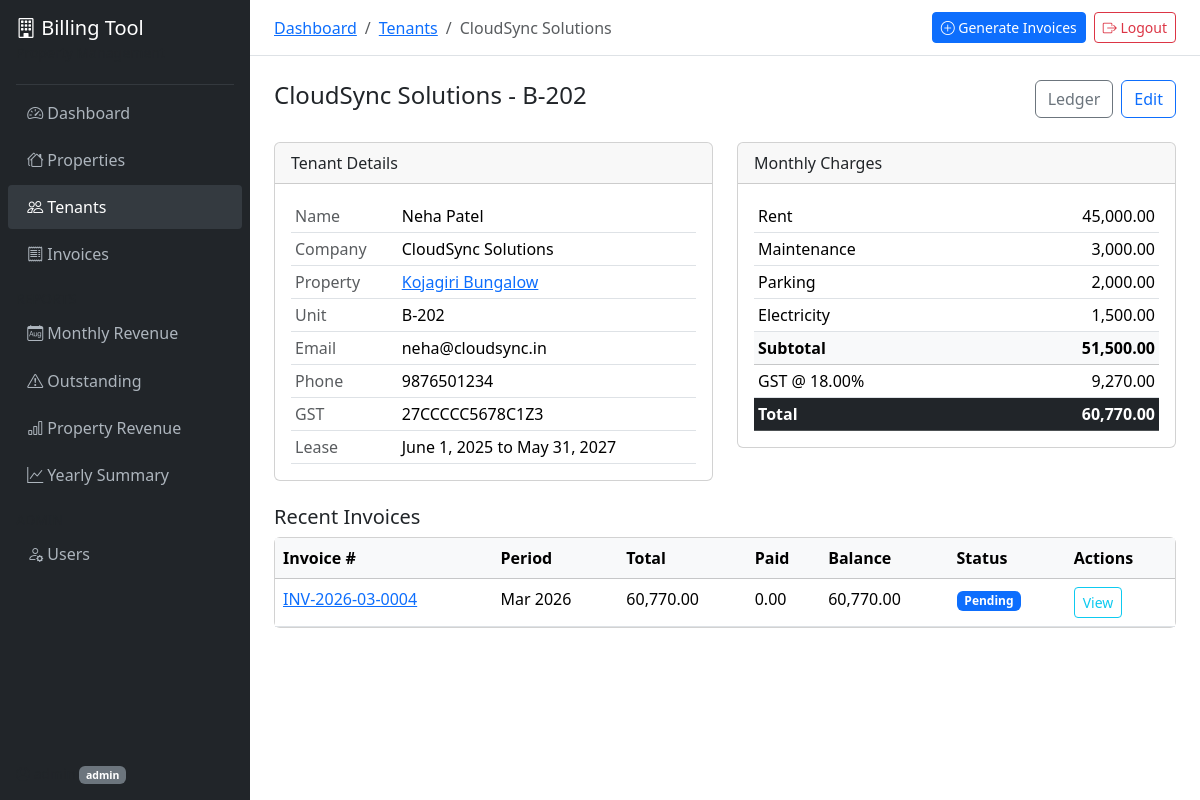
The app's page /properties/tenants/2/ (signed in) with its own data.
### accounts/models.py (models this page shows, shortened)
class User(AbstractUser):
    class Role(models.TextChoices):
        ADMIN = 'admin', 'Admin'
        ACCOUNTANT = 'accountant', 'Accountant'
        VIEWER = 'viewer', 'Viewer'
    role = models.CharField(max_length=20, choices=Role.choices, default=Role.VIEWER)
    phone = models.CharField(max_length=15, blank=True)
    def is_accountant(self):
        return self.role in (self.Role.ADMIN, self.Role.ACCOUNTANT)

### properties/models.py (models this page shows, shortened)
class Tenant(models.Model):
    class BillingCycle(models.TextChoices):
        MONTHLY = 'monthly', 'Monthly'
        QUARTERLY = 'quarterly', 'Quarterly'
    building = models.ForeignKey(
        Property, on_delete=models.CASCADE, related_name='tenants'
    )
    name = models.CharField(max_length=200)
    company_name = models.CharField(max_length=200)
    unit_number = models.CharField(max_length=50)
    contact_email = models.EmailField()
    contact_phone = models.CharField(max_length=15)
    gst_number = models.CharField(max_length=20, blank=True)
    rent_amount = models.DecimalField(max_digits=12, decimal_places=2)
    maintenance_charges = models.DecimalField(max_digits=10, decimal_places=2, default=0)
    parking_charges = models.DecimalField(max_digits=10, decimal_places=2, default=0)
    electricity_charges = models.DecimalField(max_digits=10, decimal_places=2, default=0)
    other_charges = models.DecimalField(max_digits=10, decimal_places=2, default=0)
    other_charges_description = models.CharField(max_length=200, blank=True)
    gst_percentage = models.DecimalField(max_digits=5, decimal_places=2, default=18.00)
    billing_cycle = models.CharField(
        max_length=20, choices=BillingCycle.choices, default=BillingCycle.MONTHLY
    )
    payment_due_day = models.PositiveIntegerField(default=5)
    security_deposit = models.DecimalField(max_digits=12, decimal_places=2, default=0)
    lease_start_date = models.DateField()
    lease_end_date = models.DateField()
    is_active = models.BooleanField(default=True)
    notes = models.TextField(blank=True)
    created_at = models.DateTimeField(auto_now_add=True)
    updated_at = models.DateTimeField(auto_now=True)
    class Meta:
        ordering = ['building', 'unit_number']
        unique_together = ['building', 'unit_number']
        indexes = [
            models.Index(fields=['building', 'is_active']),
        ]
    @property
    def subtotal(self):
        return (
            self.rent_amount + self.maintenance_charges
            + self.parking_charges + self.electricity_charges
            + self.other_charges
        )
    @property
    def gst_amount(self):
        return self.subtotal * self.gst_percentage / 100
    @property
    def total_with_gst(self):
        return self.subtotal + self.gst_amount

class Property(models.Model):
    name = models.CharField(max_length=200)
    address = models.TextField()
    city = models.CharField(max_length=100)
    state = models.CharField(max_length=100)
    pincode = models.CharField(max_length=10)
    gst_number = models.CharField(max_length=20, blank=True)
    contact_person = models.CharField(max_length=100, blank=True)
    contact_email = models.EmailField(blank=True)
    contact_phone = models.CharField(max_length=15, blank=True)
    logo = models.ImageField(upload_to='property_logos/', blank=True, null=True)
    is_active = models.BooleanField(default=True)
    created_by = models.ForeignKey(
        settings.AUTH_USER_MODEL, on_delete=models.SET_NULL,
        null=True, related_name='properties_created'
    )
    created_at = models.DateTimeField(auto_now_add=True)
    updated_at = models.DateTimeField(auto_now=True)
    class Meta:
        verbose_name_plural = 'Properties'
        ordering = ['name']

### invoices/models.py (models this page shows, shortened)
class Invoice(models.Model):
    class Status(models.TextChoices):
        DRAFT = 'draft', 'Draft'
        PENDING = 'pending', 'Pending'
        PAID = 'paid', 'Paid'
        PARTIALLY_PAID = 'partially_paid', 'Partially Paid'
        OVERDUE = 'overdue', 'Overdue'
        CANCELLED = 'cancelled', 'Cancelled'
    invoice_number = models.CharField(max_length=50, unique=True, db_index=True)
    tenant = models.ForeignKey(Tenant, on_delete=models.CASCADE, related_name='invoices')
    property = models.ForeignKey(Property, on_delete=models.CASCADE, related_name='invoices')
    billing_period_start = models.DateField()
    billing_period_end = models.DateField()
    issue_date = models.DateField()
    due_date = models.DateField()
    rent_amount = models.DecimalField(max_digits=12, decimal_places=2)
    maintenance_charges = models.DecimalField(max_digits=10, decimal_places=2, default=0)
    parking_charges = models.DecimalField(max_digits=10, decimal_places=2, default=0)
    electricity_charges = models.DecimalField(max_digits=10, decimal_places=2, default=0)
    other_charges = models.DecimalField(max_digits=10, decimal_places=2, default=0)
    other_charges_description = models.CharField(max_length=200, blank=True)
    subtotal = models.DecimalField(max_digits=12, decimal_places=2)
    gst_percentage = models.DecimalField(max_digits=5, decimal_places=2)
    cgst_amount = models.DecimalField(max_digits=10, decimal_places=2, default=0)
    sgst_amount = models.DecimalField(max_digits=10, decimal_places=2, default=0)
    igst_amount = models.DecimalField(max_digits=10, decimal_places=2, default=0)
    total_gst = models.DecimalField(max_digits=10, decimal_places=2)
    total_amount = models.DecimalField(max_digits=12, decimal_places=2)
    amount_paid = models.DecimalField(max_digits=12, decimal_places=2, default=0)
    balance_due = models.DecimalField(max_digits=12, decimal_places=2)
    status = models.CharField(max_length=20, choices=Status.choices, default=Status.PENDING)
    tenant_name = models.CharField(max_length=200)
    tenant_company = models.CharField(max_length=200)
    tenant_gst = models.CharField(max_length=20, blank=True)
    tenant_unit = models.CharField(max_length=50)
    property_name = models.CharField(max_length=200)
    property_address = models.TextField()
    property_gst = models.CharField(max_length=20, blank=True)
    reminder_sent_before = models.BooleanField(default=False)
    reminder_sent_on_due = models.BooleanField(default=False)
    reminder_sent_after = models.BooleanField(default=False)
    notes = models.TextField(blank=True)
    created_by = models.ForeignKey(
        settings.AUTH_USER_MODEL, on_delete=models.SET_NULL, null=True
    )
    created_at = models.DateTimeField(auto_now_add=True)
    updated_at = models.DateTimeField(auto_now=True)
    class Meta:
        ordering = ['-issue_date', '-invoice_number']
        indexes = [
            models.Index(fields=['status', 'due_date']),
            models.Index(fields=['tenant', 'status']),
            models.Index(fields=['property', 'issue_date']),
            models.Index(fields=['issue_date']),
            models.Index(fields=['billing_period_start', 'tenant']),
        ]

### properties/views.py (the view)
# urls.py: path('tenants/<int:pk>/', views.TenantDetailView.as_view(), name='tenant_detail'),
class TenantDetailView(StaffRequiredMixin, DetailView):
    model = Tenant
    template_name = 'properties/tenant_detail.html'
    context_object_name = 'tenant'
    def get_context_data(self, **kwargs):
        ctx = super().get_context_data(**kwargs)
        ctx['invoices'] = self.object.invoices.all()[:20]
        ctx['ledger'] = self.object.ledger_entries.all()[:30]
        return ctx

### properties/templates/properties/tenant_detail.html (shortened to what this page needs)
{% extends "base.html" %}
{% load humanize %}
{% block breadcrumb %}
<li class="breadcrumb-item"><a href="{% url 'dashboard' %}">Dashboard</a></li>
<li class="breadcrumb-item"><a href="{% url 'tenant_list' %}">Tenants</a></li>
<li class="breadcrumb-item active">{{ tenant.company_name }}</li>
{% endblock %}
{% block content %}
<div class="d-flex justify-content-between align-items-center mb-4">
    <h4>{{ tenant.company_name }} - {{ tenant.unit_number }}</h4>
    <div class="d-flex gap-2">
        <a href="{% url 'tenant_ledger' tenant.pk %}" class="btn btn-outline-secondary">Ledger</a>
        {% if user.is_accountant %}
        <a href="{% url 'tenant_update' tenant.pk %}" class="btn btn-outline-primary">Edit</a>
        {% endif %}
    </div>
</div>
<div class="row mb-4">
    <div class="col-md-6">
        <div class="card">
            <div class="card-header">Tenant Details</div>
            <div class="card-body">
                <table class="table table-sm mb-0">
                    <tr><td class="text-muted">Name</td><td>{{ tenant.name }}</td></tr>
                    <tr><td class="text-muted">Company</td><td>{{ tenant.company_name }}</td></tr>
                    <tr><td class="text-muted">Property</td><td><a href="{% url 'property_detail' tenant.building.pk %}">{{ tenant.building.name }}</a></td></tr>
                    <tr><td class="text-muted">Unit</td><td>{{ tenant.unit_number }}</td></tr>
                    <tr><td class="text-muted">Email</td><td>{{ tenant.contact_email }}</td></tr>
                    <tr><td class="text-muted">Phone</td><td>{{ tenant.contact_phone }}</td></tr>
                    <tr><td class="text-muted">GST</td><td>{{ tenant.gst_number|default:"-" }}</td></tr>
                    <tr><td class="text-muted">Lease</td><td>{{ tenant.lease_start_date }} to {{ tenant.lease_end_date }}</td></tr>
                </table>
            </div>
        </div>
    </div>
    <div class="col-md-6">
        <div class="card">
            <div class="card-header">Monthly Charges</div>
            <div class="card-body">
                <table class="table table-sm mb-0">
                    <tr><td>Rent</td><td class="text-end">{{ tenant.rent_amount|intcomma }}</td></tr>
                    <tr><td>Maintenance</td><td class="text-end">{{ tenant.maintenance_charges|intcomma }}</td></tr>
                    <tr><td>Parking</td><td class="text-end">{{ tenant.parking_charges|intcomma }}</td></tr>
                    <tr><td>Electricity</td><td class="text-end">{{ tenant.electricity_charges|intcomma }}</td></tr>
                    <tr class="table-light"><td><strong>Subtotal</strong></td><td class="text-end"><strong>{{ tenant.subtotal|floatformat:2|intcomma }}</strong></td></tr>
                    <tr><td>GST @ {{ tenant.gst_percentage }}%</td><td class="text-end">{{ tenant.gst_amount|floatformat:2|intcomma }}</td></tr>
                    <tr class="table-dark"><td><strong>Total</strong></td><td class="text-end"><strong>{{ tenant.total_with_gst|floatformat:2|intcomma }}</strong></td></tr>
                </table>
            </div>
        </div>
    </div>
</div>
<h5>Recent Invoices</h5>
<div class="card">
    <div class="table-responsive">
        <table class="table table-hover mb-0">
            <thead class="table-light">
                <tr><th>Invoice #</th><th>Period</th><th>Total</th><th>Paid</th><th>Balance</th><th>Status</th><th>Actions</th></tr>
            </thead>
            <tbody>
                {% for inv in invoices %}
                <tr>
                    <td><a href="{% url 'invoice_detail' inv.pk %}">{{ inv.invoice_number }}</a></td>
                    <td>{{ inv.billing_period_start|date:"M Y" }}</td>
                    <td>{{ inv.total_amount|intcomma }}</td>
                    <td>{{ inv.amount_paid|intcomma }}</td>
                    <td>{{ inv.balance_due|intcomma }}</td>
                    <td><span class="badge bg-{% if inv.status == 'paid' %}success{% elif inv.status == 'overdue' %}danger{% elif inv.status == 'partially_paid' %}warning{% else %}primary{% endif %}">{{ inv.get_status_display }}</span></td>
                    <td><a href="{% url 'invoice_detail' inv.pk %}" class="btn btn-sm btn-outline-info">View</a></td>
                </tr>
                {% empty %}
                <tr><td colspan="7" class="text-center text-muted py-3">No invoices yet.</td></tr>
                {% endfor %}
            </tbody>
        </table>
    </div>
</div>
{% endblock %}

### templates/base.html (shortened to what this page needs)
{% load humanize %}
<!DOCTYPE html>
<html lang="en">
<head>
    <link href="https://cdn.jsdelivr.net/npm/bootstrap@5.3.3/dist/css/bootstrap.min.css" rel="stylesheet">
    <link href="https://cdn.jsdelivr.net/npm/bootstrap-icons@1.11.3/font/bootstrap-icons.min.css" rel="stylesheet">
</head>
<body>
    <nav class="sidebar d-flex flex-column" id="sidebar">
        <div class="p-3 text-white">
            <h5 class="mb-0"><i class="bi bi-building"></i> Billing Tool</h5>
            <small class="text-muted">Property Management</small>
        </div>
        <hr class="text-secondary mx-3 my-1">
        <ul class="nav flex-column">
            <li class="nav-item">
                <a class="nav-link {% if request.resolver_match.url_name == 'dashboard' %}active{% endif %}" href="{% url 'dashboard' %}">
                    <i class="bi bi-speedometer2"></i> Dashboard
                </a>
            </li>
            <li class="nav-item">
                <a class="nav-link {% if 'property' in request.resolver_match.url_name %}active{% endif %}" href="{% url 'property_list' %}">
                    <i class="bi bi-houses"></i> Properties
                </a>
            </li>
            <li class="nav-item">
                <a class="nav-link {% if 'tenant' in request.resolver_match.url_name %}active{% endif %}" href="{% url 'tenant_list' %}">
                    <i class="bi bi-people"></i> Tenants
                </a>
            </li>
            <li class="nav-item">
                <a class="nav-link {% if 'invoice' in request.resolver_match.url_name %}active{% endif %}" href="{% url 'invoice_list' %}">
                    <i class="bi bi-receipt"></i> Invoices
                </a>
            </li>
            <li class="nav-item mt-2">
                <small class="text-muted px-3">REPORTS</small>
            </li>
            <li class="nav-item">
                <a class="nav-link" href="{% url 'report_monthly' %}">
                    <i class="bi bi-calendar-month"></i> Monthly Revenue
                </a>
            </li>
            <li class="nav-item">
                <a class="nav-link" href="{% url 'report_outstanding' %}">
                    <i class="bi bi-exclamation-triangle"></i> Outstanding
                </a>
            </li>
            <li class="nav-item">
                <a class="nav-link" href="{% url 'report_property' %}">
                    <i class="bi bi-bar-chart"></i> Property Revenue
                </a>
            </li>
            <li class="nav-item">
                <a class="nav-link" href="{% url 'report_yearly' %}">
                    <i class="bi bi-graph-up"></i> Yearly Summary
                </a>
            </li>
            {% if user.role == 'admin' %}
            <li class="nav-item mt-2">
                <small class="text-muted px-3">ADMIN</small>
            </li>
            <li class="nav-item">
                <a class="nav-link" href="{% url 'user_list' %}">
                    <i class="bi bi-person-gear"></i> Users
                </a>
            </li>
            {% endif %}
        </ul>
        <div class="mt-auto p-3">
            <div class="text-muted small">
                <i class="bi bi-person-circle"></i> {{ user.get_full_name|default:user.username }}
                <span class="badge bg-secondary">{{ user.role }}</span>
            </div>
        </div>
    </nav>
    <div class="main-content">
        <div class="top-navbar d-flex justify-content-between align-items-center">
            <nav aria-label="breadcrumb">
                <ol class="breadcrumb mb-0">
                    {% block breadcrumb %}{% endblock %}
                </ol>
            </nav>
            <div class="d-flex align-items-center gap-2">
                {% if user.is_accountant %}
                <a href="{% url 'generate_invoices' %}" class="btn btn-sm btn-primary">
                    <i class="bi bi-plus-circle"></i> Generate Invoices
                </a>
                {% endif %}
                <a href="{% url 'logout' %}" class="btn btn-sm btn-outline-danger">
                    <i class="bi bi-box-arrow-right"></i> Logout
                </a>
            </div>
        </div>
        <div class="p-4">
            {% block content %}{% endblock %}
        </div>
    </div>
</body>
</html>

### records on screen
User: role "admin"
Tenant: company_name "CloudSync Solutions", unit_number "B-202", name "Neha Patel", building.name "Kojagiri Bungalow", contact_email "neha@cloudsync.in", contact_phone "9876501234", gst_number "27CCCCC5678C1Z3", lease_start_date "June 1, 2025", lease_end_date "May 31, 2027", rent_amount "45,000.00", maintenance_charges "3,000.00", parking_charges "2,000.00", electricity_charges "1,500.00", subtotal "51,500.00", gst_percentage "18.00", gst_amount "9,270.00", total_with_gst "60,770.00"
Invoice: invoice_number "INV-2026-03-0004", billing_period_start "Mar 2026", total_amount "60,770.00", amount_paid "0.00", balance_due "60,770.00", status "Pending"
